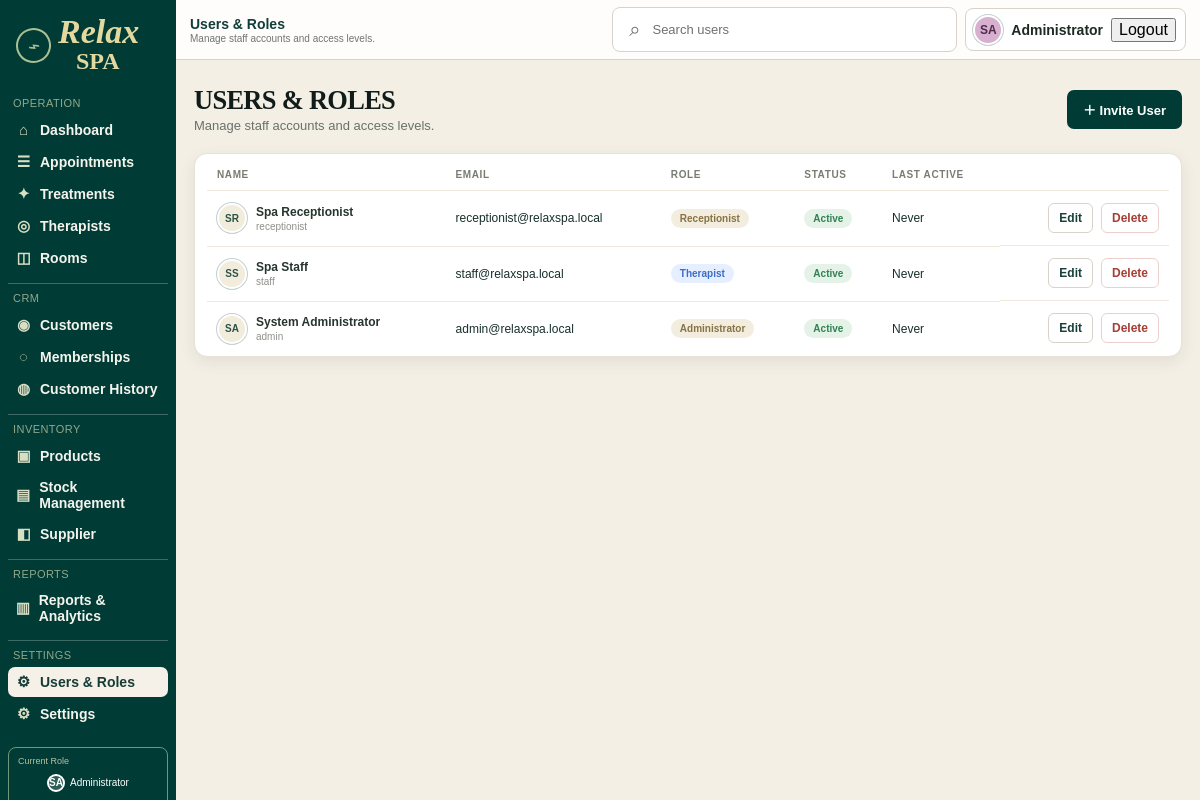
/?route=users-and-roles (signed in), run on the app's committed database.
### tables this page shows
CREATE TABLE users (
    id BIGINT UNSIGNED AUTO_INCREMENT PRIMARY KEY,
    role_id TINYINT UNSIGNED NOT NULL,
    username VARCHAR(100) NOT NULL UNIQUE,
    password_hash VARCHAR(255) NOT NULL,
    full_name VARCHAR(150) NOT NULL,
    email VARCHAR(150) NULL UNIQUE,
    phone VARCHAR(30) NULL,
    profile_image VARCHAR(255) NULL,
    status ENUM('active','inactive','suspended') NOT NULL DEFAULT 'active',
    last_login_at DATETIME NULL,
    created_at TIMESTAMP NOT NULL DEFAULT CURRENT_TIMESTAMP,
    updated_at TIMESTAMP NOT NULL DEFAULT CURRENT_TIMESTAMP ON UPDATE CURRENT_TIMESTAMP,
    CONSTRAINT fk_users_role
        FOREIGN KEY (role_id) REFERENCES roles(id)
        ON UPDATE CASCADE ON DELETE RESTRICT,
    INDEX idx_users_status (status)
);

CREATE TABLE roles (
    id TINYINT UNSIGNED AUTO_INCREMENT PRIMARY KEY,
    name VARCHAR(50) NOT NULL UNIQUE,
    description VARCHAR(255) NULL,
    created_at TIMESTAMP NOT NULL DEFAULT CURRENT_TIMESTAMP
);

### app/Controllers/UserController.php (called while the page is built, shortened)
<?php
require_once __DIR__ . '/../Models/User.php';
require_once __DIR__ . '/../../config/database.php';
final class UserController
{
    public function index(): void
    {
        $userModel = new User(Database::connection());
        $users = $userModel->all();
        require __DIR__ . '/../Views/settings/users.php';
    }
}

### app/Models/User.php (called while the page is built, shortened)
<?php
final class User
{
    private PDO $db;
    public function __construct(PDO $db)
    {
        $this->db = $db;
    }
    public function all(): array
    {
        $stmt = $this->db->prepare(
            'SELECT u.id, u.full_name, u.username, u.email, u.phone, u.profile_image, u.status, u.role_id, u.last_login_at, r.name AS role_name
             FROM users u
             LEFT JOIN roles r ON r.id = u.role_id
             ORDER BY u.id DESC'
        );
        $stmt->execute();
        return $stmt->fetchAll(PDO::FETCH_ASSOC);
    }
    public function roles(): array
    {
        $this->db->exec(
            "INSERT IGNORE INTO roles (name, description)
             VALUES
                ('manager', 'Spa operations management access'),
                ('cashier', 'Point-of-sale and billing access')"
        );
        $stmt = $this->db->query(
            "SELECT name FROM roles
             WHERE name IN ('admin', 'manager', 'staff', 'receptionist', 'cashier')
             ORDER BY FIELD(name, 'admin', 'manager', 'staff', 'receptionist', 'cashier')"
        );
        return $stmt->fetchAll(PDO::FETCH_COLUMN);
    }
}

### config/database.php (called while the page is built, shortened)
<?php
require_once __DIR__ . '/config.php';
final class Database
{
    private static ?PDO $connection = null;
    public static function connection(): PDO
    {
        if (self::$connection instanceof PDO) {
            return self::$connection;
        }
        $host = '127.0.0.1';
        $port = '3306';
        $db   = 'spa_management';
        $user = 'root';
        $pass = '';
        $dsn = "mysql:host={$host};port={$port};dbname={$db};charset=utf8mb4";
        self::$connection = new PDO(
            $dsn,
            $user,
            $pass,
            [
                PDO::ATTR_ERRMODE => PDO::ERRMODE_EXCEPTION,
                PDO::ATTR_DEFAULT_FETCH_MODE => PDO::FETCH_ASSOC,
                PDO::ATTR_EMULATE_PREPARES => false,
            ]
        );
        return self::$connection;
    }
}

### app/Views/settings/users.php (the view, shortened to what this page needs)
<?php
$currentUser = $_SESSION['user'];
$isManager = strtolower((string) ($currentUser['role'] ?? '')) === 'manager';
$currentUserName = (string) ($currentUser['full_name'] ?? $currentUser['username'] ?? 'User');
$currentUserRole = role_label((string) ($currentUser['role'] ?? 'staff'));
$initials = static function (string $name): string {
    $parts = preg_split('/\s+/', trim($name), -1, PREG_SPLIT_NO_EMPTY) ?: [];
    if ($parts === []) {
        return '?';
    }
    return strtoupper(substr($parts[0], 0, 1) . substr($parts[count($parts) - 1], 0, 1));
};
$lastActive = static function (?string $value): string {
    if ($value === null || $value === '') {
        return 'Never';
    }
    $timestamp = strtotime($value);
    if ($timestamp === false) {
        return 'Unknown';
    }
    $elapsed = max(0, time() - $timestamp);
    if ($elapsed < 60) {
        return 'Just now';
    }
    if ($elapsed < 3600) {
        return (string) floor($elapsed / 60) . ' min ago';
    }
    if ($elapsed < 86400) {
        return (string) floor($elapsed / 3600) . ' hr ago';
    }
    return date('M j, Y', $timestamp);
};
?>
<!doctype html>
<html lang="en">
<head>
    <link rel="stylesheet" href="<?= e(APP_URL) ?>/public/css/style.css?v=<?= e(asset_version('public/css/style.css')) ?>">
</head>
<body class="dashboard-page <?= $isManager ? 'manager-role' : '' ?>" data-role="<?= e(strtolower((string) ($currentUser['role'] ?? ''))) ?>">
    <div class="dashboard-shell">
        <aside class="sidebar">
            <div class="brand-block">
                <div class="brand-mark">
                    <span class="brand-leaf">⌁</span>
                    <div class="brand-text">
                        <div class="brand-name">Relax</div>
                        <div class="brand-subtitle">SPA</div>
                    </div>
                </div>
            </div>
            <nav class="sidebar-menu">
                <div class="nav-section">
                    <a class="nav-item" href="<?= e(APP_URL) ?>/?route=dashboard"><span class="nav-icon">⌂</span><span>Dashboard</span></a>
                    <a class="nav-item" href="<?= e(APP_URL) ?>/?route=appointments"><span class="nav-icon">☰</span><span>Appointments</span></a>
                    <a class="nav-item" href="<?= e(APP_URL) ?>/?route=services"><span class="nav-icon">✦</span><span><?= $isManager ? 'Services' : 'Treatments' ?></span></a>
                    <a class="nav-item" href="<?= e(APP_URL) ?>/?route=therapists"><span class="nav-icon">◎</span><span>Therapists</span></a>
                    <a class="nav-item" href="<?= e(APP_URL) ?>/?route=rooms"><span class="nav-icon">◫</span><span>Rooms</span></a>
                </div>
                <div class="nav-section">
                    <a class="nav-item" href="<?= e(APP_URL) ?>/?route=customers"><span class="nav-icon">◉</span><span>Customers</span></a>
                    <a class="nav-item" href="<?= e(APP_URL) ?>/?route=memberships"><span class="nav-icon">◌</span><span>Memberships</span></a>
                    <a class="nav-item" href="<?= e(APP_URL) ?>/?route=customer-history"><span class="nav-icon">◍</span><span>Customer History</span></a>
                </div>
                <div class="nav-section">
                    <a class="nav-item" href="<?= e(APP_URL) ?>/?route=products"><span class="nav-icon">▣</span><span><?= $isManager ? 'Inventory' : 'Products' ?></span></a>
                    <?php if (!$isManager): ?>
                        <a class="nav-item" href="<?= e(APP_URL) ?>/?route=stock-management"><span class="nav-icon">▤</span><span>Stock Management</span></a>
                        <a class="nav-item" href="<?= e(APP_URL) ?>/?route=suppliers"><span class="nav-icon">◧</span><span>Supplier</span></a>
                    <?php endif; ?>
                </div>
                <div class="nav-section">
                    <a class="nav-item" href="<?= e(APP_URL) ?>/?route=reports"><span class="nav-icon">▥</span><span>Reports &amp; Analytics</span></a>
                </div>
                <div class="nav-section">
                    <a class="nav-item active" href="<?= e(APP_URL) ?>/?route=users-and-roles"><span class="nav-icon">⚙</span><span>Users &amp; Roles</span></a>
                    <a class="nav-item" href="<?= e(APP_URL) ?>/?route=settings"><span class="nav-icon">⚙</span><span>Settings</span></a>
                </div>
            </nav>
            <?= sidebar_role_footer() ?>
        </aside>
        <main class="main-panel">
            <header class="topbar">
                <div class="topbar-left"><div class="welcome-text">Welcome back, <?= e($currentUserName) ?>!</div></div>
                <div class="topbar-actions">
                    <div class="search-box search-input-wrap">
                        <span class="search-icon">⌕</span>
                        <input type="search" class="search-input" placeholder="Search users" aria-label="Search users">
                    </div>
                    <div class="user-chip">
                        <?= profile_avatar($currentUser, 'user-name', $initials($currentUserName)) ?>
                        <span class="user-role"><?= e($currentUserRole) ?></span>
                        <form method="post" action="<?= e(APP_URL) ?>/?route=logout" class="logout-form">
                            <button class="logout-link" type="submit">Logout</button>
                        </form>
                    </div>
                </div>
            </header>
            <div class="content-wrap users-content">
                <div class="page-heading">
                    <div>
                        <h1 class="page-title">USERS &amp; ROLES</h1>
                        <div class="page-date">Manage staff accounts and access levels.</div>
                    </div>
                    <button class="primary-button" type="button" data-open-modal="user-modal">＋ Invite User</button>
                </div>
                <section class="module-panel users-panel" aria-label="Staff accounts">
                    <div class="users-table-wrap table-wrap">
                        <table class="data-table searchable-table users-table">
                            <thead>
                                <tr>
                                    <th>Name</th>
                                    <th>Email</th>
                                    <th>Role</th>
                                    <th>Status</th>
                                    <th>Last active</th>
                                    <th><span class="visually-hidden">Actions</span></th>
                                </tr>
                            </thead>
                            <tbody>
                                <?php if ($users === []): ?>
                                    <tr><td class="users-empty" colspan="6">No staff accounts yet. Invite a user to get started.</td></tr>
                                <?php else: ?>
                                    <?php foreach ($users as $user): ?>
                                        <?php
                                            $name = (string) ($user['full_name'] ?? '');
                                            $role = strtolower((string) ($user['role_name'] ?? ''));
                                            $status = strtolower((string) ($user['status'] ?? 'inactive'));
                                        ?>
                                        <tr>
                                            <td>
                                                <div class="user-cell">
                                                    <?= profile_avatar($user, 'user-avatar', $initials($name)) ?>
                                                    <span>
                                                        <span class="user-cell-name"><?= e($name) ?></span>
                                                        <span class="user-cell-username"><?= e((string) ($user['username'] ?? '')) ?></span>
                                                    </span>
                                                </div>
                                            </td>
                                            <td><?= e((string) ($user['email'] ?? '')) ?></td>
                                            <td><span class="role-badge role-<?= e(preg_replace('/[^a-z0-9-]/', '', $role) ?? '') ?>"><?= e(role_label($role)) ?></span></td>
                                            <td><span class="account-status status-<?= e($status) ?>"><?= e(ucfirst($status)) ?></span></td>
                                            <td><?= e($lastActive(isset($user['last_login_at']) ? (string) $user['last_login_at'] : null)) ?></td>
                                            <td class="user-actions">
                                                <a class="user-action-button" href="<?= e(APP_URL) ?>/?route=users-and-roles&amp;edit=<?= e((string) $user['id']) ?>">Edit</a>
                                                <form method="post" action="<?= e(APP_URL) ?>/?route=users-and-roles" onsubmit="return confirm('Delete this user account? You will be logged out if this is your own account.');">
                                                    <button class="user-action-button delete-user" type="submit">Delete</button>
                                                </form>
                                            </td>
                                        </tr>
                                    <?php endforeach; ?>
                                <?php endif; ?>
                            </tbody>
                        </table>
                    </div>
                </section>
            </div>
        </main>
    </div>
</body>
</html>

### config/config.php (shortened to what this page needs)
<?php
function asset_version(string $assetPath): string
{
    $assetPath = ltrim(str_replace(['/', '\\'], DIRECTORY_SEPARATOR, $assetPath), DIRECTORY_SEPARATOR);
    $absolutePath = APP_ROOT . DIRECTORY_SEPARATOR . $assetPath;
    $contentHash = hash_file('crc32b', $absolutePath);
    return filemtime($absolutePath) . '-' . ($contentHash !== false ? $contentHash : filesize($absolutePath));
}
function e(?string $value): string
{
    return htmlspecialchars(
        $value ?? '',
        ENT_QUOTES | ENT_SUBSTITUTE,
        'UTF-8'
    );
}
function profile_avatar(array $user, string $class, string $fallback): string
{
    $imagePath = (string) ($user['profile_image'] ?? '');
    $imageUrl = '';
    $imagePrefix = 'public/uploads/user_profiles/';
    $content = $imageUrl !== ''
        ? '<img src="' . e($imageUrl) . '" alt="" aria-hidden="true">'
        : e($fallback);
    return '<span class="' . e($class) . '">' . $content . '</span>';
}
function role_label(string $role): string
{
    return match (strtolower(trim($role))) {
        'admin' => 'Administrator',
        'manager' => 'Manager',
        'staff' => 'Therapist',
        'receptionist' => 'Receptionist',
        'cashier' => 'Cashier',
        default => ucfirst($role),
    };
}
function sidebar_role_footer(bool $includeLogout = true): string
{
    $user = $_SESSION['user'] ?? [];
    $name = trim((string) ($user['full_name'] ?? $user['username'] ?? 'User'));
    $nameParts = preg_split('/\s+/', $name) ?: [];
    $initials = strtoupper(substr($nameParts[0] ?? 'U', 0, 1) . substr($nameParts[1] ?? '', 0, 1));
    $role = role_label((string) ($user['role'] ?? ''));
    $roleCardClass = strtolower((string) ($user['role'] ?? '')) === 'admin' ? ' sidebar-role-admin' : '';
    $logout = $includeLogout
        ? '<form method="post" action="' . e(APP_URL) . '/?route=logout" class="sidebar-logout-form">'
            . '<input type="hidden" name="csrf_token" value="' . e((string) ($_SESSION['csrf_token'] ?? '')) . '">'
            . '<button class="sidebar-logout-button" type="submit"><span aria-hidden="true">↪</span>Logout</button>'
            . '</form>'
        : '';
    return '<div class="sidebar-role' . $roleCardClass . '">'
        . '<span>Current Role</span>'
        . '<div class="role-select">' . profile_avatar($user, 'role-avatar', $initials)
        . '<span>' . e($role) . '</span><span class="chevron" aria-hidden="true">⌄</span></div>'
        . $logout
        . '</div>';
}

### data on the page
users: full_name "SA", fallback "SA", full_name "System Administrator", username "admin", email "admin@relaxspa.local", role.name "Administrator", status "Active", last_login_at "Never"
users: fallback "SR", full_name "Spa Receptionist", username "receptionist", email "receptionist@relaxspa.local", role.name "Receptionist", status "Active", last_login_at "Never"
users: fallback "SS", full_name "Spa Staff", username "staff", email "staff@relaxspa.local", role.name "Therapist", status "Active", last_login_at "Never"

### other printed values
$role "Administrator"
$fallback "SA"
$currentUserRole "Administrator"
